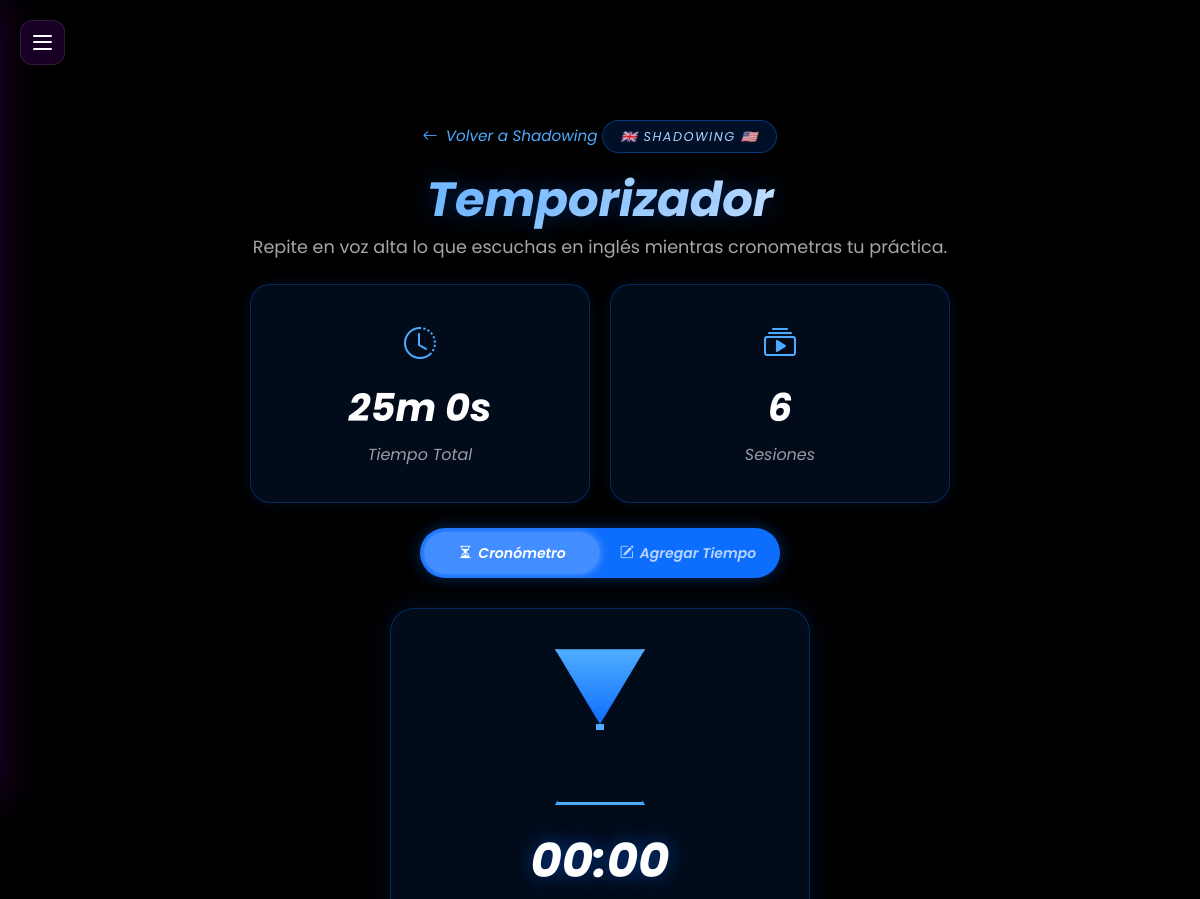
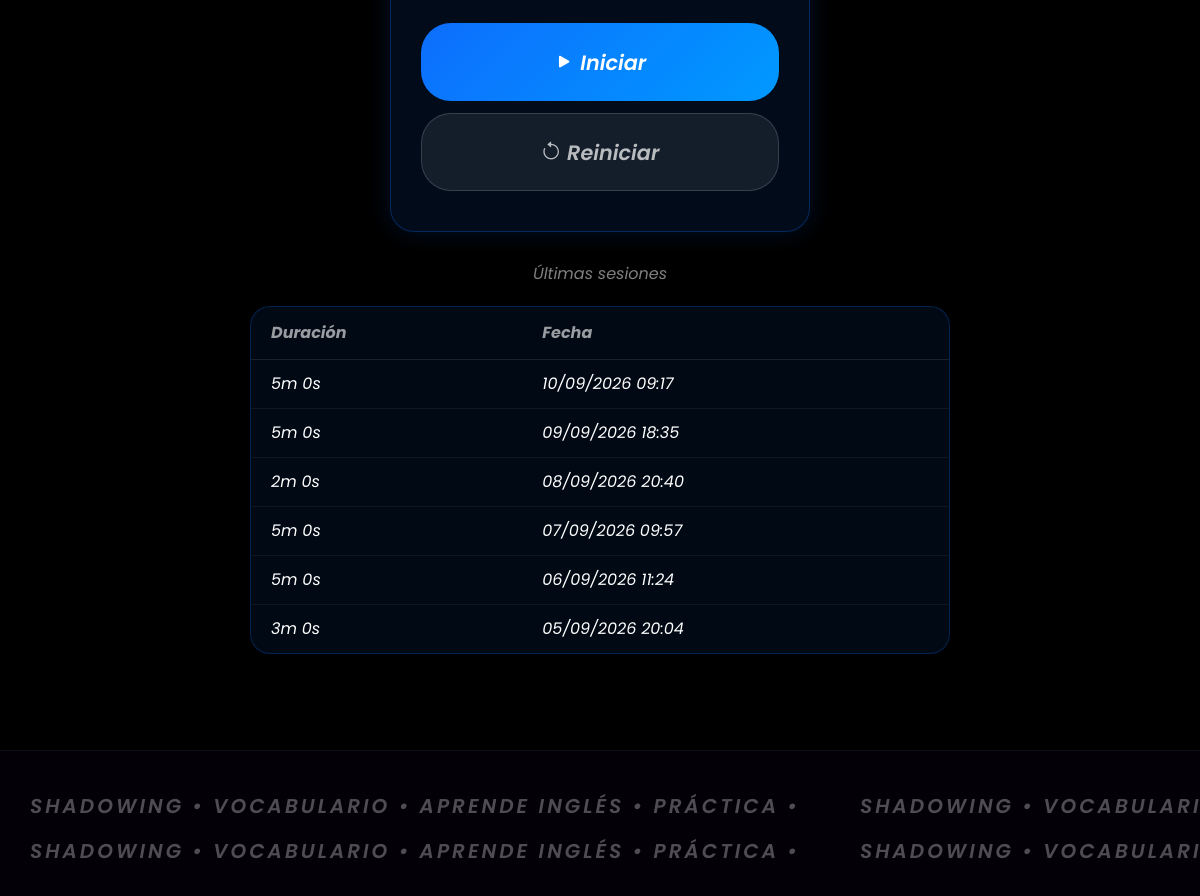
/menu/ingles/shadowing/temporizador (signed in), run on the app's committed database (2 pictures, top to bottom).
### app/models/shadowing_sesion.py (models this page shows, shortened)
class ShadowingSesion(db.Model):
    __tablename__ = 'shadowing_sesiones'
    idSesion = db.Column(db.Integer, primary_key=True)
    idUser = db.Column(db.Integer, db.ForeignKey('users.idUser'), nullable=False)
    duracionSegundos = db.Column(db.Integer, nullable=False)
    fecha = db.Column(db.DateTime, default=datetime.now)

### app/routes/menu_route.py (the view)
@bp.route('/ingles/shadowing/temporizador')
@login_required
def shadowing_temporizador():
    sesiones = ShadowingSesion.query.filter_by(idUser=current_user.idUser).order_by(ShadowingSesion.fecha.desc()).all()
    total_segundos = sum(s.duracionSegundos for s in sesiones)
    letras_flotantes = get_letras_flotantes(current_user.idUser)
    return render_template(
        'menu/shadowing_temporizador.html',
        sesiones=sesiones[:10],
        total_sesiones=len(sesiones),
        total_segundos=total_segundos,
        letras_flotantes=letras_flotantes,
    )

### app/routes/menu_route.py (called while the page is built)
def get_letras_flotantes(id_user):
    nombres = [p.nombre for p in Vocabulario.query.filter_by(idUser=id_user).all()]
    if not nombres:
        nombres = ['Hello', 'ABC', 'Learn', 'Yes', 'Go', 'Book', 'Fast', 'Easy', 'Words', 'English']
    letras = []
    i = 0
    while len(letras) < 10:
        letras.append(nombres[i % len(nombres)])
        i += 1
    return letras

### app/templates/menu/shadowing_temporizador.html (shortened to what this page needs)
{% extends "base.html" %}
{% block extra_css %}
<link rel="stylesheet" href="{{ url_for('static', filename='css/ingles.css') }}">
<link rel="stylesheet" href="{{ url_for('static', filename='css/vocabulario.css') }}">
<link rel="stylesheet" href="{{ url_for('static', filename='css/shadowing.css') }}">
{% endblock %}
{% block content %}
<button class="hamburger-menu" id="sidebarToggle">
    <span></span>
    <span></span>
    <span></span>
</button>
<div class="ingles-letters">
</div>
<div class="ingles-wrapper">
    <div class="text-center mb-4 fade-in-section ingles-hero">
        <a href="{{ url_for('menu.shadowing') }}" class="vocabulario-back">
            <i class="bi bi-arrow-left"></i> Volver a Shadowing
        </a>
        <span class="ingles-flag-badge">🇬🇧 Shadowing 🇺🇸</span>
        <h1 class="ingles-title">Temporizador</h1>
        <p class="ingles-desc">Repite en voz alta lo que escuchas en inglés mientras cronometras tu práctica.</p>
    </div>
    <div class="vocab-stats-row fade-in-section">
        <div class="ingles-card vocab-stat-card">
            <i class="bi bi-clock-history"></i>
            <h3 id="shadowTotalTiempo">{{ (total_segundos // 60) }}m {{ (total_segundos % 60) }}s</h3>
            <p>Tiempo Total</p>
        </div>
        <div class="ingles-card vocab-stat-card">
            <i class="bi bi-collection-play"></i>
            <h3>{{ total_sesiones }}</h3>
            <p>Sesiones</p>
        </div>
    </div>
    <div class="shadow-mode-toggle fade-in-section" id="shadowModeToggle">
        <span class="shadow-mode-thumb"></span>
        <button type="button" class="shadow-mode-option active-side" data-mode="timer">
            <i class="bi bi-hourglass-split"></i> Cronómetro
        </button>
        <button type="button" class="shadow-mode-option" data-mode="manual">
            <i class="bi bi-pencil-square"></i> Agregar Tiempo
        </button>
    </div>
    <div class="shadow-timer-card fade-in-section" id="shadowTimerCard">
        <div class="shadow-hourglass paused" id="shadowHourglass">
            <div class="shadow-glass-top">
                <div class="shadow-sand-top"></div>
            </div>
            <div class="shadow-glass-neck"></div>
            <div class="shadow-glass-bottom">
            </div>
        </div>
        <div class="shadow-timer-display" id="shadowTimerDisplay">00:00</div>
        <div class="shadow-timer-buttons">
            <button type="button" id="shadowStartBtn" class="btn btn-vocab-accent shadow-timer-btn">
                <i class="bi bi-play-fill"></i> Iniciar
            </button>
            <button type="button" id="shadowResetBtn" class="btn shadow-timer-btn shadow-reset-btn">
                <i class="bi bi-arrow-counterclockwise"></i> Reiniciar
            </button>
        </div>
    </div>
    {% if sesiones %}
    <p class="vocab-rank-subtitle fade-in-section">Últimas sesiones</p>
    <div class="vocab-history-table-wrapper fade-in-section">
        <table class="vocab-history-table">
            <thead>
                <tr>
                    <th>Duración</th>
                    <th>Fecha</th>
                </tr>
            </thead>
            <tbody>
                {% for s in sesiones %}
                <tr>
                    <td>{{ (s.duracionSegundos // 60) }}m {{ (s.duracionSegundos % 60) }}s</td>
                    <td>{{ s.fecha.strftime('%d/%m/%Y %H:%M') }}</td>
                </tr>
                {% endfor %}
            </tbody>
        </table>
    </div>
    {% endif %}
</div>
{% endblock %}
{% block footer %}
<footer class="futuristic-footer">
    <div class="marquee-container">
        <div class="marquee-track track-ltr">
            <div class="marquee-content">
                <span>Shadowing &bull; Vocabulario &bull; Aprende Inglés &bull; Práctica &bull;</span>
                <span>Shadowing &bull; Vocabulario &bull; Aprende Inglés &bull; Práctica &bull;</span>
            </div>
        </div>
        <div class="marquee-track track-rtl">
            <div class="marquee-content">
                <span>Shadowing &bull; Vocabulario &bull; Aprende Inglés &bull; Práctica &bull;</span>
                <span>Shadowing &bull; Vocabulario &bull; Aprende Inglés &bull; Práctica &bull;</span>
            </div>
        </div>
    </div>
</footer>
{% endblock %}

### app/static/css/m.css (style rules this page uses)
body { margin: 0; padding: 0; width: 100%; min-height: 100vh; overflow-x: hidden; overflow-y: auto; background: #000; font-family: 'Poppins', sans-serif; }
.btn { width: 100%; height: 78px; border: none; border-radius: 24px; font-size: 1.3rem; font-style: italic; font-weight: 500; cursor: pointer; transition: .3s; }
.hamburger-menu { position: fixed; top: 20px; left: 20px; width: 45px; height: 45px; background: rgba(80, 0, 120, 0.3); border: 1px solid rgba(255, 255, 255, 0.1); border-radius: 12px; cursor: pointer; z-index: 1000; display: flex; flex-direction: column; justify-content: space-around; padding: 12px; box-sizing: border-box; transition: 0.3s; backdrop-filter: blur(10px); }
.hamburger-menu span { width: 100%; height: 2px; background: #fff; border-radius: 2px; transition: 0.3s; }
.fade-in-section { opacity: 0; transform: translateY(40px); transition: opacity 0.8s cubic-bezier(0.25, 0.46, 0.45, 0.94), transform 0.8s cubic-bezier(0.25, 0.46, 0.45, 0.94); visibility: hidden; }
.fade-in-section.is-visible { opacity: 1; transform: translateY(0); visibility: visible; }
.futuristic-footer { width: 100%; background: rgba(10, 0, 20, 0.4); border-top: 1px solid rgba(255, 255, 255, 0.05); backdrop-filter: blur(20px); -webkit-backdrop-filter: blur(20px); padding: 30px 0 20px 0; margin-top: 80px; position: relative; z-index: 10; overflow: hidden; box-shadow: 0 -10px 30px rgba(0, 0, 0, 0.5); }
.marquee-container { width: 100%; overflow: hidden; position: relative; padding: 10px 0; display: flex; flex-direction: column; gap: 15px; }
.marquee-track { display: flex; overflow: hidden; user-select: none; width: 100%; }
.marquee-content { display: flex; flex-shrink: 0; white-space: nowrap; gap: 0px; }
.marquee-content span { display: inline-block; font-size: 1.25rem; font-weight: 600; text-transform: uppercase; font-style: italic; letter-spacing: 3px; color: rgba(255, 255, 255, 0.3); text-shadow: 0 0 10px rgba(138, 40, 255, 0); transition: color 0.3s, text-shadow 0.3s; padding: 0 30px; }
.track-ltr .marquee-content { animation: scrollLtr 30s linear infinite; }
.track-rtl .marquee-content { animation: scrollRtl 30s linear infinite; }

### app/static/css/ingles.css (style rules this page uses)
.ingles-wrapper { padding-top: 10vh; min-height: 85vh; width: 100%; }
.ingles-hero { text-align: center; max-width: 700px; margin: 0 auto 50px auto; }
.ingles-flag-badge { display: inline-flex; align-items: center; gap: 8px; padding: 6px 18px; margin-bottom: 18px; border-radius: 30px; background: rgba(13, 110, 253, 0.15); border: 1px solid rgba(13, 110, 253, 0.4); color: #a9d1ff; font-size: 0.8rem; font-style: italic; letter-spacing: 1.5px; text-transform: uppercase; animation: ingles-float 3s ease-in-out infinite; }
.ingles-title { font-size: 3rem; font-style: italic; font-weight: 700; margin-bottom: 5px; background: linear-gradient(90deg, #4dabff, #ffffff, #0d6efd, #4dabff); background-size: 300% 100%; -webkit-background-clip: text; background-clip: text; color: transparent; text-shadow: 0 0 25px rgba(13, 110, 253, 0.35); animation: ingles-shimmer 6s linear infinite; }
.ingles-desc { color: rgba(255, 255, 255, 0.65); font-size: 1.1rem; }
.ingles-card { position: relative; overflow: hidden; display: flex; flex-direction: column; align-items: center; gap: 12px; padding: 35px 20px; border-radius: 20px; background: rgba(13, 110, 253, 0.1); border: 1px solid rgba(13, 110, 253, 0.3); box-shadow: 0 0 15px rgba(13, 110, 253, 0.1); text-decoration: none; cursor: pointer; transform: perspective(600px) rotateX(0deg) rotateY(0deg) translateY(0); transition: background 0.3s, box-shadow 0.3s, transform 0.4s cubic-bezier(0.25, 0.46, 0.45, 0.94); }
.ingles-card::before { content: ''; position: absolute; inset: 0; background: radial-gradient(circle at var(--mx, 50%) var(--my, 50%), rgba(120, 190, 255, 0.35), transparent 60%); opacity: 0; transition: opacity 0.3s; pointer-events: none; }
.ingles-card > * { position: relative; z-index: 1; }
.ingles-card i { font-size: 2.2rem; color: #4dabff; transition: transform 0.3s; animation: ingles-icon-glow 2.5s ease-in-out infinite; }
.ingles-card h3 { color: #fff; font-style: italic; font-size: 1.2rem; margin: 0; }
.ingles-letters { position: fixed; top: 0; left: 0; width: 100%; height: 100vh; pointer-events: none; z-index: -1; overflow: hidden; }

### data on the page
ShadowingSesion: duracionSegundos "5", (s.duracionSegundos%60) "0", fecha "10/09/2026 09:17"
ShadowingSesion: duracionSegundos "5", (s.duracionSegundos%60) "0", fecha "09/09/2026 18:35"
ShadowingSesion: duracionSegundos "2", (s.duracionSegundos%60) "0", fecha "08/09/2026 20:40"
ShadowingSesion: duracionSegundos "5", (s.duracionSegundos%60) "0", fecha "07/09/2026 09:57"
ShadowingSesion: duracionSegundos "5", (s.duracionSegundos%60) "0", fecha "06/09/2026 11:24"
ShadowingSesion: duracionSegundos "3", (s.duracionSegundos%60) "0", fecha "05/09/2026 20:04"

### other printed values
{{ (total_segundos // 60) }} "25"
{{ (total_segundos % 60) }} "0"
{{ total_sesiones }} "6"
